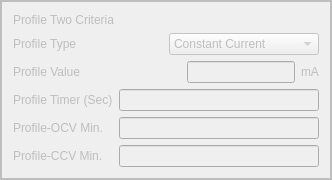
           <widget class="QFrame" name="frame_9">
            <property name="enabled">
             <bool>false</bool>
            </property>
            <property name="frameShape">
             <enum>QFrame::Box</enum>
            </property>
            <property name="frameShadow">
             <enum>QFrame::Plain</enum>
            </property>
            <property name="lineWidth">
             <number>2</number>
            </property>
            <layout class="QGridLayout" name="gridLayout_3">
             <item row="3" column="0">
              <layout class="QHBoxLayout" name="horizontalLayout_51">
               <item>
                <widget class="QLabel" name="label_57">
                 <property name="text">
                  <string>Profile Timer (Sec)</string>
                 </property>
                </widget>
               </item>
               <item>
                <widget class="QLineEdit" name="lineEdit_29">
                 <property name="maximumSize">
                  <size>
                   <width>200</width>
                   <height>16777215</height>
                  </size>
                 </property>
                </widget>
               </item>
              </layout>
             </item>
             <item row="4" column="0">
              <layout class="QHBoxLayout" name="horizontalLayout_52">
               <item>
                <widget class="QLabel" name="label_58">
                 <property name="text">
                  <string>Profile-OCV Min.</string>
                 </property>
                </widget>
               </item>
               <item>
                <widget class="QLineEdit" name="lineEdit_30">
                 <property name="maximumSize">
                  <size>
                   <width>200</width>
                   <height>16777215</height>
                  </size>
                 </property>
                </widget>
               </item>
              </layout>
             </item>
             <item row="5" column="0">
              <layout class="QHBoxLayout" name="horizontalLayout_53">
               <item>
                <widget class="QLabel" name="label_59">
                 <property name="text">
                  <string>Profile-CCV Min.</string>
                 </property>
                </widget>
               </item>
               <item>
                <widget class="QLineEdit" name="lineEdit_31">
                 <property name="maximumSize">
                  <size>
                   <width>200</width>
                   <height>16777215</height>
                  </size>
                 </property>
                </widget>
               </item>
              </layout>
             </item>
             <item row="1" column="0">
              <layout class="QHBoxLayout" name="horizontalLayout_27">
               <item>
                <widget class="QLabel" name="label_56">
                 <property name="text">
                  <string>Profile Type</string>
                 </property>
                </widget>
               </item>
               <item>
                <widget class="QComboBox" name="comboBox_4">
                 <item>
                  <property name="text">
                   <string>Constant Current</string>
                  </property>
                 </item>
                 <item>
                  <property name="text">
                   <string>Constant Resistance</string>
                  </property>
                 </item>
                </widget>
               </item>
              </layout>
             </item>
             <item row="2" column="0">
              <layout class="QHBoxLayout" name="horizontalLayout_28">
               <item>
                <widget class="QLabel" name="label_28">
                 <property name="text">
                  <string>Profile Value</string>
                 </property>
                </widget>
               </item>
               <item>
                <spacer name="horizontalSpacer_8">
                 <property name="orientation">
                  <enum>Qt::Horizontal</enum>
                 </property>
                 <property name="sizeType">
                  <enum>QSizePolicy::Fixed</enum>
                 </property>
                 <property name="sizeHint" stdset="0">
                  <size>
                   <width>100</width>
                   <height>20</height>
                  </size>
                 </property>
                </spacer>
               </item>
               <item>
                <widget class="QLineEdit" name="lineEdit_28">
                 <property name="maximumSize">
                  <size>
                   <width>260</width>
                   <height>16777215</height>
                  </size>
                 </property>
                </widget>
               </item>
               <item>
                <widget class="QLabel" name="label_29">
                 <property name="sizePolicy">
                  <sizepolicy hsizetype="Fixed" vsizetype="Fixed">
                   <horstretch>0</horstretch>
                   <verstretch>0</verstretch>
                  </sizepolicy>
                 </property>
                 <property name="text">
                  <string>mA</string>
                 </property>
                </widget>
               </item>
              </layout>
             </item>
             <item row="0" column="0">
              <widget class="QLabel" name="label_44">
               <property name="sizePolicy">
                <sizepolicy hsizetype="Fixed" vsizetype="Fixed">
                 <horstretch>0</horstretch>
                 <verstretch>0</verstretch>
                </sizepolicy>
               </property>
               <property name="autoFillBackground">
                <bool>true</bool>
               </property>
               <property name="styleSheet">
                <string notr="true"/>
               </property>
               <property name="frameShape">
                <enum>QFrame::NoFrame</enum>
               </property>
               <property name="frameShadow">
                <enum>QFrame::Plain</enum>
               </property>
               <property name="text">
                <string>Profile Two Criteria</string>
               </property>
              </widget>
             </item>
            </layout>
           </widget>
